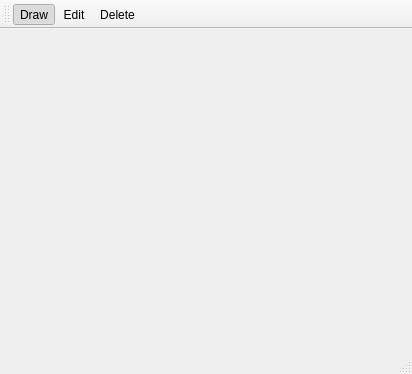
<?xml version="1.0" encoding="UTF-8"?>
<ui version="4.0">
 <class>MainWindow</class>
 <widget class="QMainWindow" name="MainWindow">
  <property name="geometry">
   <rect>
    <x>0</x>
    <y>0</y>
    <width>412</width>
    <height>374</height>
   </rect>
  </property>
  <property name="windowTitle">
   <string>MainWindow</string>
  </property>
  <widget class="QWidget" name="centralWidget"/>
  <widget class="QMenuBar" name="menuBar">
   <property name="geometry">
    <rect>
     <x>0</x>
     <y>0</y>
     <width>412</width>
     <height>25</height>
    </rect>
   </property>
  </widget>
  <widget class="QToolBar" name="mainToolBar">
   <attribute name="toolBarArea">
    <enum>TopToolBarArea</enum>
   </attribute>
   <attribute name="toolBarBreak">
    <bool>false</bool>
   </attribute>
   <addaction name="actionDraw"/>
   <addaction name="actionEdit"/>
   <addaction name="actionDelete"/>
  </widget>
  <widget class="QStatusBar" name="statusBar"/>
  <action name="actionDraw">
   <property name="checkable">
    <bool>true</bool>
   </property>
   <property name="checked">
    <bool>true</bool>
   </property>
   <property name="icon">
    <iconset resource="../Resources.qrc">
     <normaloff>:/new/icon/Resources/icon_draw.png</normaloff>:/new/icon/Resources/icon_draw.png</iconset>
   </property>
   <property name="text">
    <string>Draw</string>
   </property>
  </action>
  <action name="actionEdit">
   <property name="checkable">
    <bool>true</bool>
   </property>
   <property name="icon">
    <iconset resource="../Resources.qrc">
     <normaloff>:/new/icon/Resources/icon_edit.png</normaloff>:/new/icon/Resources/icon_edit.png</iconset>
   </property>
   <property name="text">
    <string>Edit</string>
   </property>
  </action>
  <action name="actionDelete">
   <property name="checkable">
    <bool>false</bool>
   </property>
   <property name="icon">
    <iconset resource="../Resources.qrc">
     <normaloff>:/new/icon/Resources/icon_delete.png</normaloff>:/new/icon/Resources/icon_delete.png</iconset>
   </property>
   <property name="text">
    <string>Delete</string>
   </property>
  </action>
 </widget>
 <layoutdefault spacing="6" margin="11"/>
 <resources>
  <include location="../Resources.qrc"/>
 </resources>
 <connections/>
</ui>
